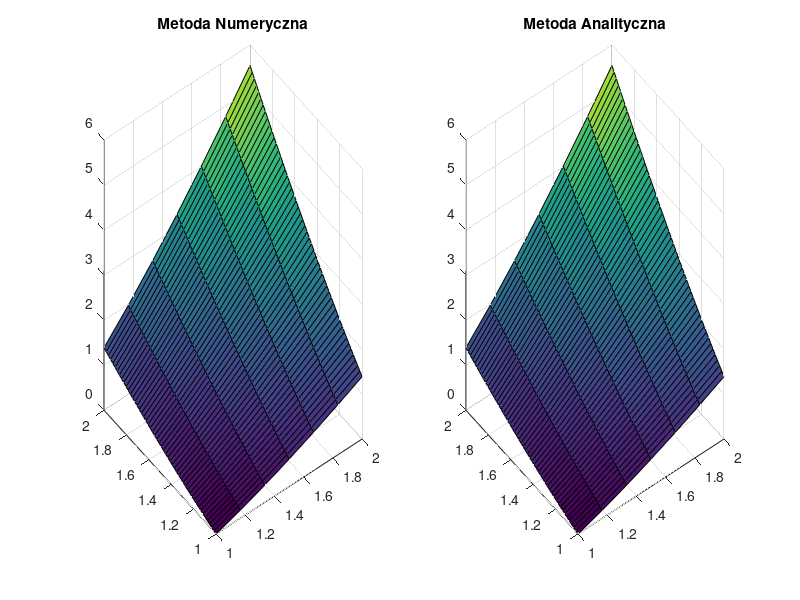

MATLAB code to generate this figure:
clear, clc;
tic
% zad 3
% Przykładowe dane
nx = 5; ny = 50; xa = 1; xb = 2; ya = 1; yb = 2;
f = @(x, y) x ./ y + y ./ x;
g = @(x, y) x .* y .* log(x .* y);
uxa = @(x) x .* log(x); %u1
uxb = @(x) x .* log(4 * x .^ 2); %u3
uya = @(y) y .* log(y); %u4
uyb = @(y) 2 * y .* log(2 * y); %u2

% Obliczenia
h = (xb-xa)/(nx+1)
k = (yb-ya)/(ny+1);
xM = linspace(xa + h, xb - h, nx);
yM  = linspace(ya+k, yb-k, ny);
T = -2*(h^2 + k^2) * eye(nx) + k^2 * diag(diag(eye(nx-1)),-1) + k^2 * diag(diag(eye(nx-1)),1);
I = eye(nx);
B = kron(eye(ny), T);
C = kron(diag(diag(eye(ny-1)),-1), h^2 * I);
D = kron(diag(diag(eye(ny-1)),1), h^2 * I);
A = B + C + D;

[X1 Y1] = meshgrid(xM,yM);
F = f(X1, Y1)' .* ones(nx, ny);
F = h^2 * k^2 .* F;
F(:, 1) = F(:, 1) - h^2 * uxa(xM)';
F(:, ny) = F(:, ny) - h^2 * uxb(xM)';
F(1, :) = F(1, :) - k^2 * uya(yM);
F(nx, :) = F(nx, :) - k^2 * uyb(yM);
F = reshape(F,  nx*ny, 1);
% Rozwiązanie
U = linsolve(A,F);
U = reshape(U,  nx, ny)';
[X,Y] = meshgrid(xa:h:xb, ya:k:yb);
U = [uya(yM)' .* diag(eye(ny)), U, uyb(yM)' .* diag(eye(ny))];
XM = [xa xM xb];
G = g(X,Y);
U = [uxa(XM)' .* diag(eye(nx+2)), U', uxb(XM)' .* diag(eye(nx+2))]';
% Błąd
Error = max(max(abs(G-U)))
% Wykres
subplot(1,2,1)
surf(X,Y,U)
title('Metoda Numeryczna')
subplot(1,2,2)
surf(X,Y,G)
title('Metoda Analityczna')
toc